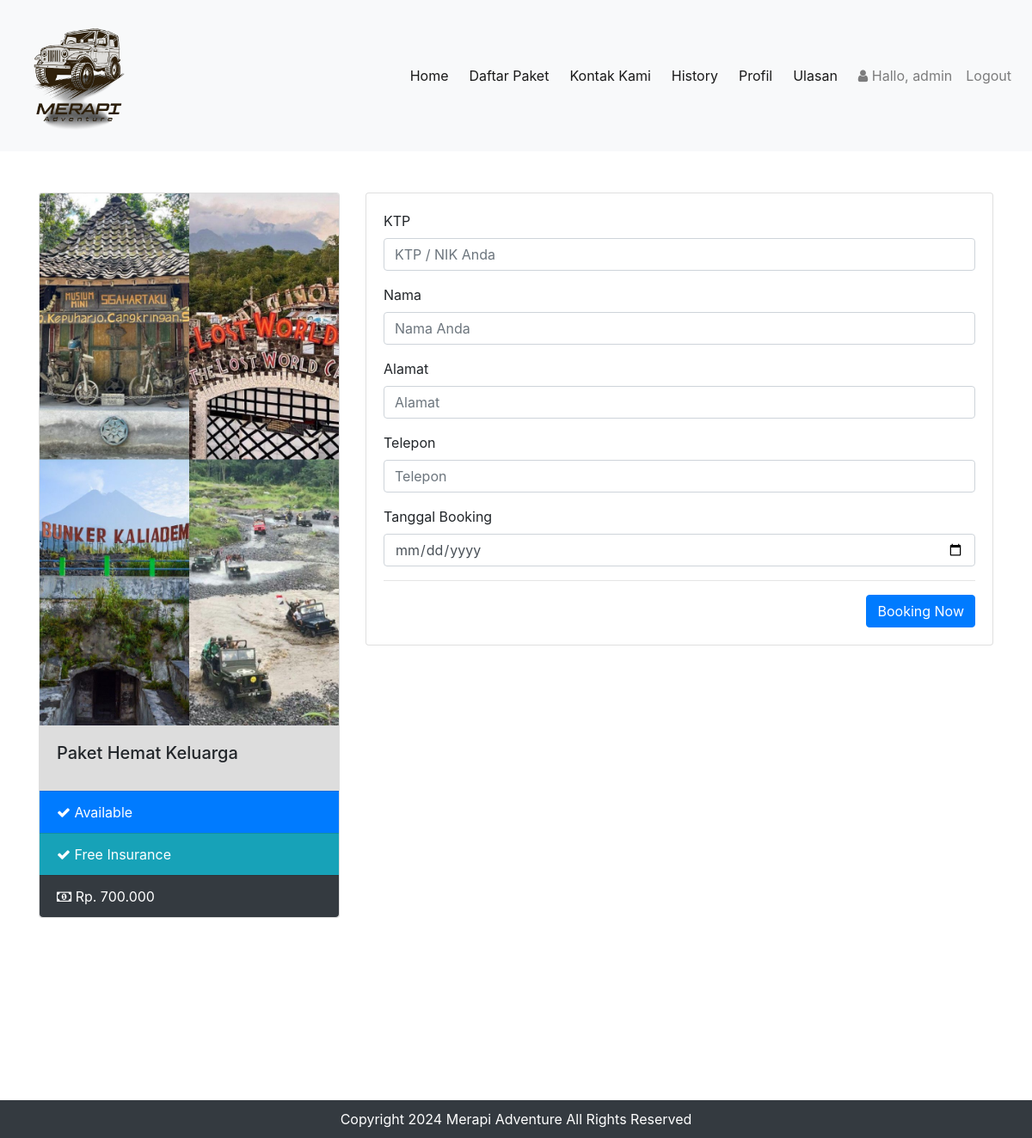
Screenshot of /booking.php (signed in) with the database file from the repository.
### tables this page shows
CREATE TABLE `rute` (
  `id_rute` int(11) NOT NULL,
  `nama_paket` varchar(255) DEFAULT NULL,
  `harga` varchar(225) NOT NULL,
  `deskripsi` varchar(255) NOT NULL,
  `status` varchar(255) NOT NULL,
  `gambar` text NOT NULL
);

CREATE TABLE `infoweb` (
  `id` int(15) DEFAULT NULL,
  `corp_name` varchar(255) DEFAULT NULL,
  `tlp` varchar(15) DEFAULT NULL,
  `alamat` text DEFAULT NULL,
  `email` varchar(255) DEFAULT NULL,
  `no_rek` text DEFAULT NULL,
  `update_at` timestamp NOT NULL DEFAULT current_timestamp() ON UPDATE current_timestamp()
);

### koneksi/koneksi.php (called while the page is built, shortened)
<?php
$user = 'root';
$pass = '';
   $koneksi = new PDO("mysql:host=localhost;dbname=merapiadventure", $user, $pass);
    $sql_web = "SELECT * FROM infoweb WHERE id = 1";
    $row_web = $koneksi->prepare($sql_web);
    $row_web->execute();
    $infoweb = $row_web->fetch(PDO::FETCH_OBJ);
?>

### booking.php (the view, shortened to what this page needs)
<?php
require 'koneksi/koneksi.php';
include 'header.php';
$id = $_GET['id'];
$isi = $koneksi->query("SELECT * FROM rute WHERE id_rute = '$id'")->fetch();
?>
<br>
<br>
<div class="container">
    <div class="row">
        <div class="col-sm-4">
            <div class="card">
                <img src="assets/image/<?php echo $isi['gambar']; ?>" class="card-img-top" style="height:100%;">
                <div class="card-body" style="background:#ddd">
                    <h5 class="card-title"><?php echo $isi['nama_paket']; ?></h5>
                </div>
                <ul class="list-group list-group-flush">
                    <?php if ($isi['status'] == 'Tersedia') { ?>
                        <li class="list-group-item bg-primary text-white">
                            <i class="fa fa-check"></i> Available
                        </li>
                    <?php } else { ?>
                        <li class="list-group-item bg-danger text-white">
                            <i class="fa fa-close"></i> Not Available
                        </li>
                    <?php } ?>
                    <li class="list-group-item bg-info text-white"><i class="fa fa-check"></i> Free Insurance </li>
                    <li class="list-group-item bg-dark text-white">
                        <i class="fa fa-money"></i> Rp. <?php echo number_format($isi['harga']); ?>.000
                    </li>
                </ul>
            </div>
        </div>
        <div class="col-sm-8">
            <div class="card">
                <div class="card-body">
                    <form method="post" action="koneksi/proses.php?id=booking">
                        <div class="form-group">
                            <label for="">KTP</label>
                            <input type="text" name="ktp" id="" required class="form-control"
                                placeholder="KTP / NIK Anda">
                        </div>
                        <div class="form-group">
                            <label for="">Nama</label>
                            <input type="text" name="nama" id="" required class="form-control" placeholder="Nama Anda">
                        </div>
                        <div class="form-group">
                            <label for="">Alamat</label>
                            <input type="text" name="alamat" id="" required class="form-control" placeholder="Alamat">
                        </div>
                        <div class="form-group">
                            <label for="">Telepon</label>
                            <input type="text" name="no_tlp" id="" required class="form-control" placeholder="Telepon">
                        </div>
                        <div class="form-group">
                            <label for="">Tanggal Booking</label>
                            <input type="date" name="tanggal" id="" required class="form-control"
                                placeholder="Nama Anda">
                        </div>
                        <hr />
                        <?php if ($isi['status'] == 'Tersedia') { ?>
                            <button type="submit" class="btn btn-primary float-right">Booking Now</button>
                        <?php } else { ?>
                            <button type="submit" class="btn btn-danger float-right" disabled>Booking Now</button>
                        <?php } ?>
                    </form>
                </div>
            </div>
        </div>
    </div>
</div>
<br>
<br>
<br>
<?php include 'footer.php'; ?>

### footer.php (shortened to what this page needs)
<!DOCTYPE html>
<html lang="en">
<head>
    <link rel="stylesheet" href="assets/css/bootstrap.min.css">
</head>
<body>
    <div class="content">
    </div>
    <div class="footer">
        <div class="container">
            Copyright <?= date('Y');?> <?= $infoweb->corp_name;?> All Rights Reserved
        </div>
    </div>
</body>
</html>

### assets/css/main.css (style rules this page uses)
html,body { height: 100%; margin: 0; padding: 0; font-family: sans-serif; }
body { background: #fff; color: #3a3b39; font-size: 15px; overflow-x:hidden; }
.form-control { border-radius:2px 2px 2px 2px; }
.footer { width:100%;background:#333;padding:25px 0 55px;margin-top:100px;bottom:0; }

### footer.php (style rules this page uses)
body { margin: 0; padding: 0; display: flex; flex-direction: column; min-height: 100vh; }
.content { flex: 1; padding: 20px; }
.footer { background-color: #343a40; color: white; padding: 10px; text-align: center; }

### rows the page displays
rute: gambar (picture), nama_paket "Paket Hemat Keluarga", harga "700"
infoweb: corp_name "Merapi Adventure"

### other values shown
$_SESSION['USER']['nama_pengguna'] "admin"
